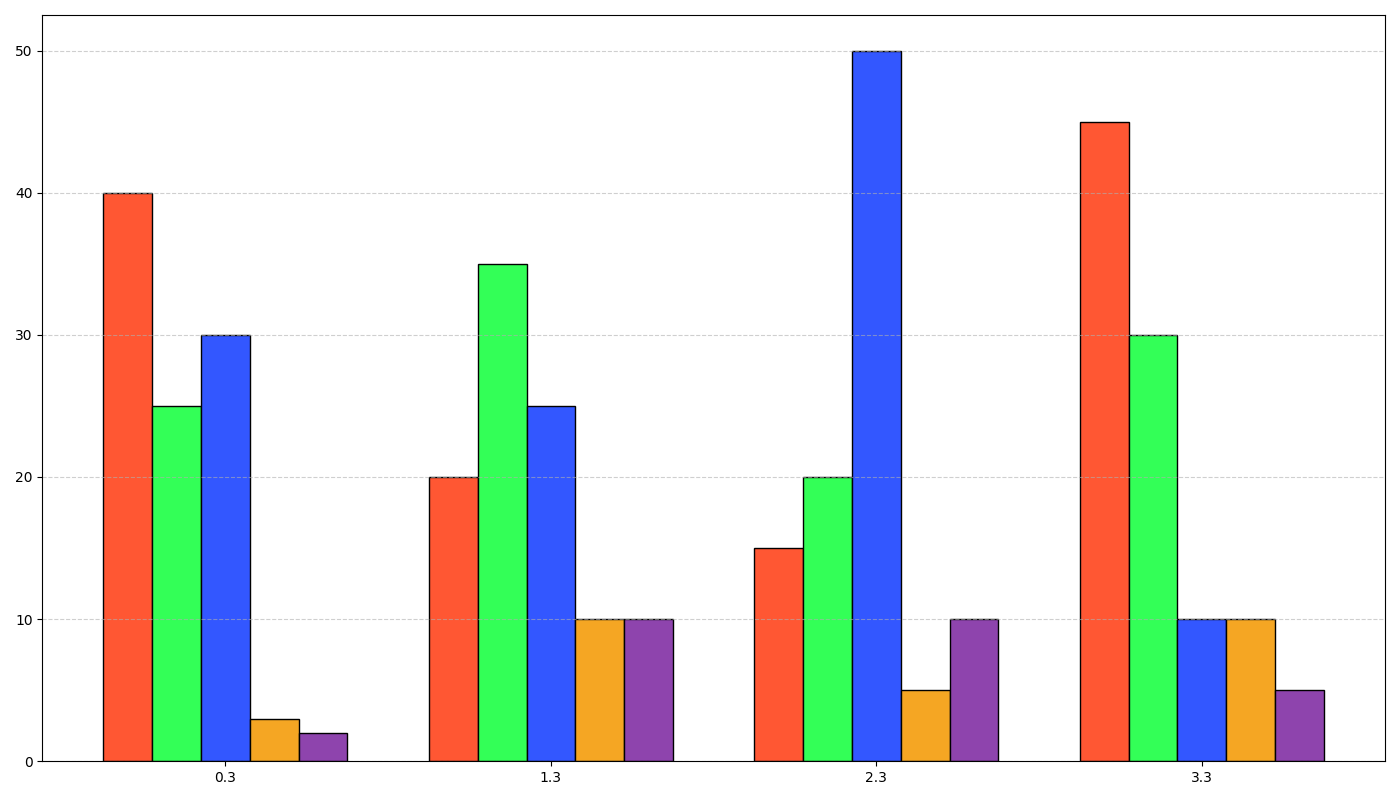

Write Python code to recreate this figure.
import matplotlib.pyplot as plt
import numpy as np

renewable_data = np.array([
    [40, 25, 30, 3, 2],
    [20, 35, 25, 10, 10],
    [15, 20, 50, 5, 10],
    [45, 30, 10, 10, 5]
])

new_colors = ['#FF5733', '#33FF57', '#3357FF', '#F5A623', '#8E44AD']

fig, ax = plt.subplots(figsize=(14, 8))

x = np.arange(4)  # Directly use the length of continents
bar_width = 0.15

for i, color in enumerate(new_colors):
    ax.bar(x + i * bar_width, renewable_data[:, i], bar_width, color=color, edgecolor='black')

ax.set_xticks(x + bar_width * (len(new_colors) / 2 - 0.5))

ax.yaxis.grid(True, linestyle='--', alpha=0.6)

plt.tight_layout()
plt.show()
